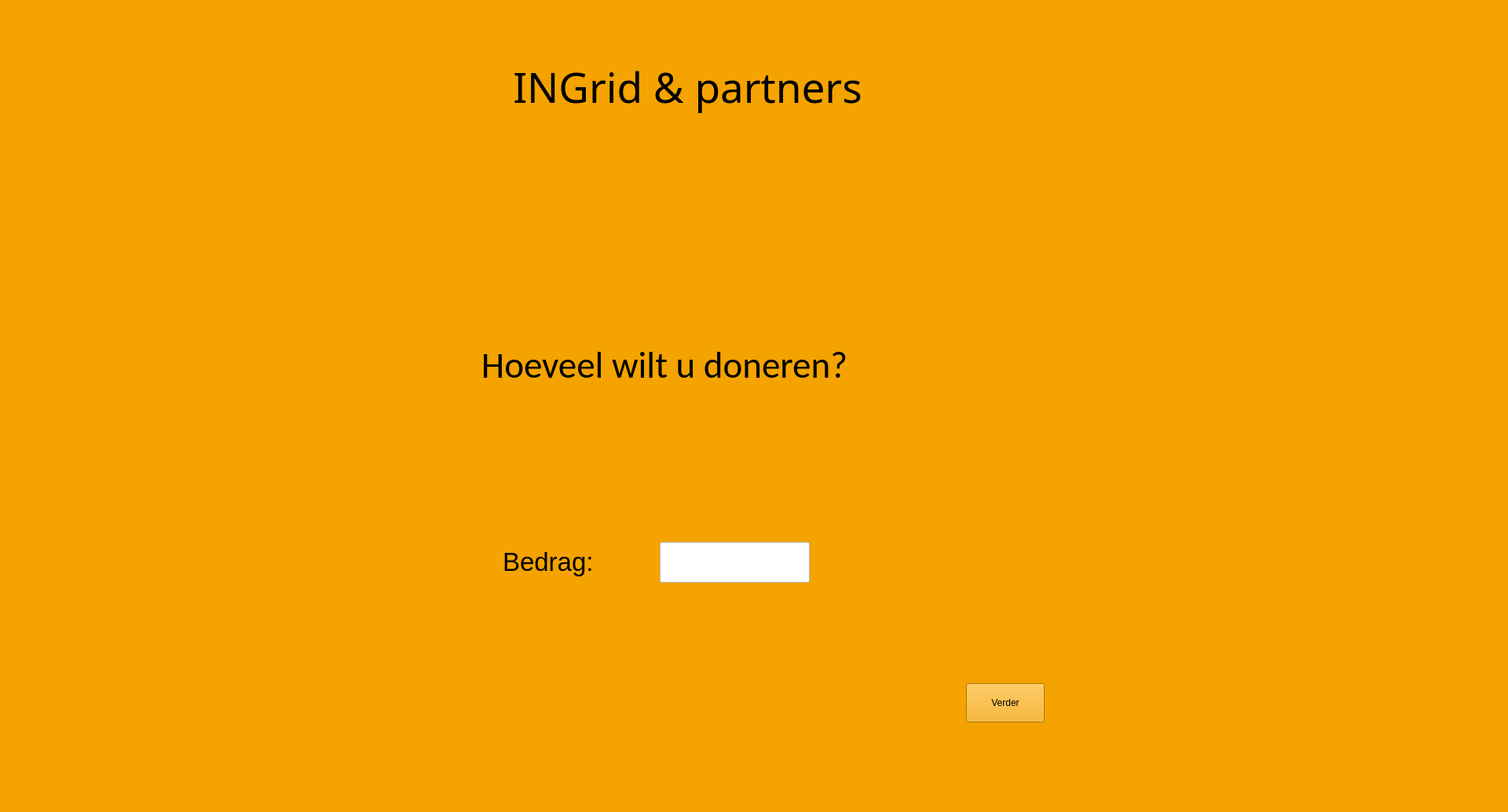
<?xml version="1.0" encoding="UTF-8"?>
<ui version="4.0">
 <class>main</class>
 <widget class="QMainWindow" name="main">
  <property name="geometry">
   <rect>
    <x>0</x>
    <y>0</y>
    <width>1920</width>
    <height>1034</height>
   </rect>
  </property>
  <property name="minimumSize">
   <size>
    <width>1920</width>
    <height>1034</height>
   </size>
  </property>
  <property name="windowTitle">
   <string>Donaties</string>
  </property>
  <property name="layoutDirection">
   <enum>Qt::LeftToRight</enum>
  </property>
  <property name="styleSheet">
   <string notr="true">background-color: rgb(244, 163, 0);</string>
  </property>
  <widget class="QWidget" name="centralwidget">
   <widget class="QLabel" name="label_2">
    <property name="geometry">
     <rect>
      <x>640</x>
      <y>680</y>
      <width>151</width>
      <height>71</height>
     </rect>
    </property>
    <property name="font">
     <font>
      <pointsize>25</pointsize>
     </font>
    </property>
    <property name="text">
     <string>Bedrag:</string>
    </property>
   </widget>
   <widget class="QPushButton" name="pushButton">
    <property name="geometry">
     <rect>
      <x>1230</x>
      <y>870</y>
      <width>100</width>
      <height>50</height>
     </rect>
    </property>
    <property name="styleSheet">
     <string notr="true"/>
    </property>
    <property name="text">
     <string>Verder</string>
    </property>
   </widget>
   <widget class="QLabel" name="label_4">
    <property name="geometry">
     <rect>
      <x>520</x>
      <y>60</y>
      <width>711</width>
      <height>101</height>
     </rect>
    </property>
    <property name="font">
     <font>
      <family>Broadway</family>
      <pointsize>40</pointsize>
     </font>
    </property>
    <property name="text">
     <string>INGrid &amp; partners</string>
    </property>
    <property name="alignment">
     <set>Qt::AlignCenter</set>
    </property>
   </widget>
   <widget class="QLabel" name="rodeKruis">
    <property name="geometry">
     <rect>
      <x>1340</x>
      <y>20</y>
      <width>501</width>
      <height>251</height>
     </rect>
    </property>
    <property name="text">
     <string/>
    </property>
    <property name="pixmap">
     <pixmap>rode-kruis-logo.png</pixmap>
    </property>
    <property name="scaledContents">
     <bool>true</bool>
    </property>
    <property name="alignment">
     <set>Qt::AlignCenter</set>
    </property>
    <property name="openExternalLinks">
     <bool>false</bool>
    </property>
   </widget>
   <widget class="QLabel" name="label">
    <property name="geometry">
     <rect>
      <x>560</x>
      <y>350</y>
      <width>572</width>
      <height>230</height>
     </rect>
    </property>
    <property name="font">
     <font>
      <family>Calibri</family>
      <pointsize>35</pointsize>
     </font>
    </property>
    <property name="text">
     <string>Hoeveel wilt u doneren?</string>
    </property>
    <property name="alignment">
     <set>Qt::AlignCenter</set>
    </property>
   </widget>
   <widget class="QLineEdit" name="pin">
    <property name="geometry">
     <rect>
      <x>840</x>
      <y>690</y>
      <width>191</width>
      <height>52</height>
     </rect>
    </property>
    <property name="font">
     <font>
      <pointsize>23</pointsize>
     </font>
    </property>
    <property name="styleSheet">
     <string notr="true">background-color: rgb(255, 255, 255);</string>
    </property>
   </widget>
  </widget>
 </widget>
 <resources/>
 <connections/>
</ui>
